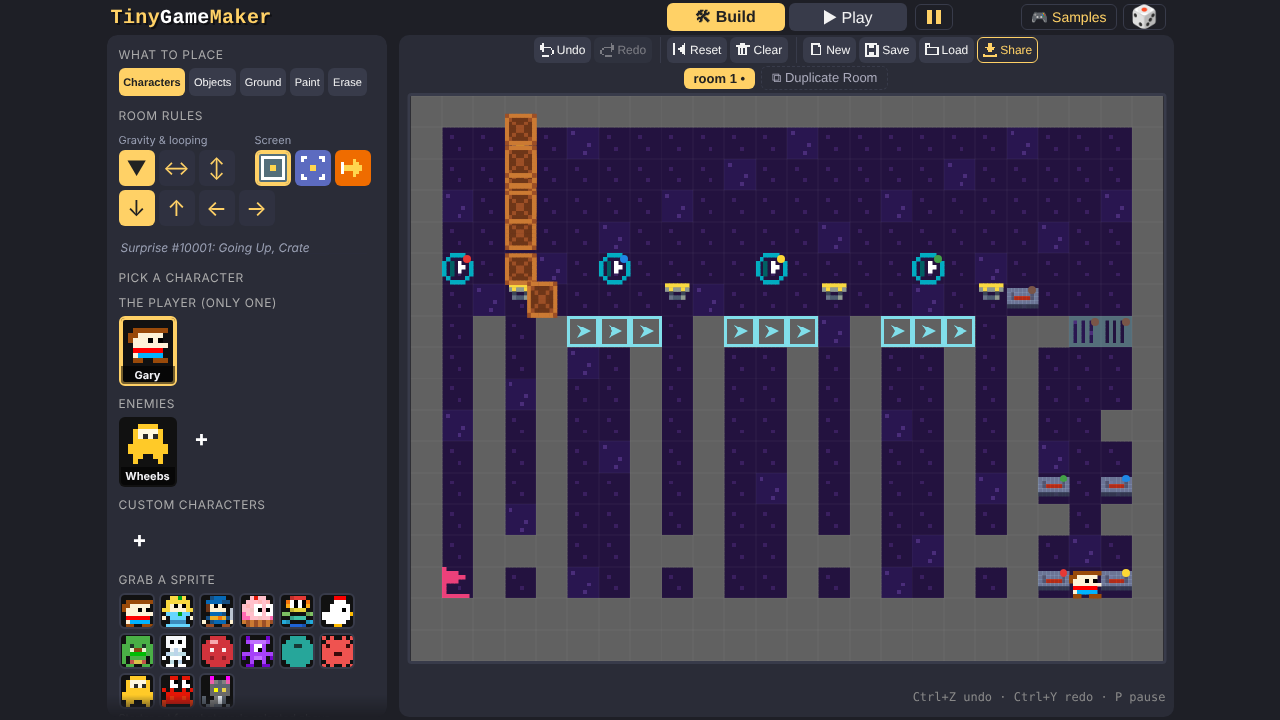
#> input picture prototypes/crate-escape.png, 1280 x 720 px, given in place of source_box.jpg, which was not available
$ python snap_box.py 5 3 1.0
#> lines starting #> are read from the running program, lines starting #| are printed output that depends on the picture; after the words box and inside, x2 and y2 are one past the last pixel; in counts of white or black regions, pixels touching at a corner belong together
import sys, os, json, numpy as np
from PIL import Image, ImageEnhance
from scipy import ndimage as ndi
CELL=int(sys.argv[1]) if len(sys.argv)>1 else 6
NCOL=int(sys.argv[2]) if len(sys.argv)>2 else 64
SAT=float(sys.argv[3]) if len(sys.argv)>3 else 1.15
im=np.array(Image.open(os.environ.get('BOX_SRC','source_box.jpg')).convert('RGB')).astype(np.int32); H,W,_=im.shape
#> after `H, W, _ = im.shape`: H = 720; W = 1280
near=(im.min(axis=2)>=225)&((im.max(axis=2)-im.min(axis=2))<18)
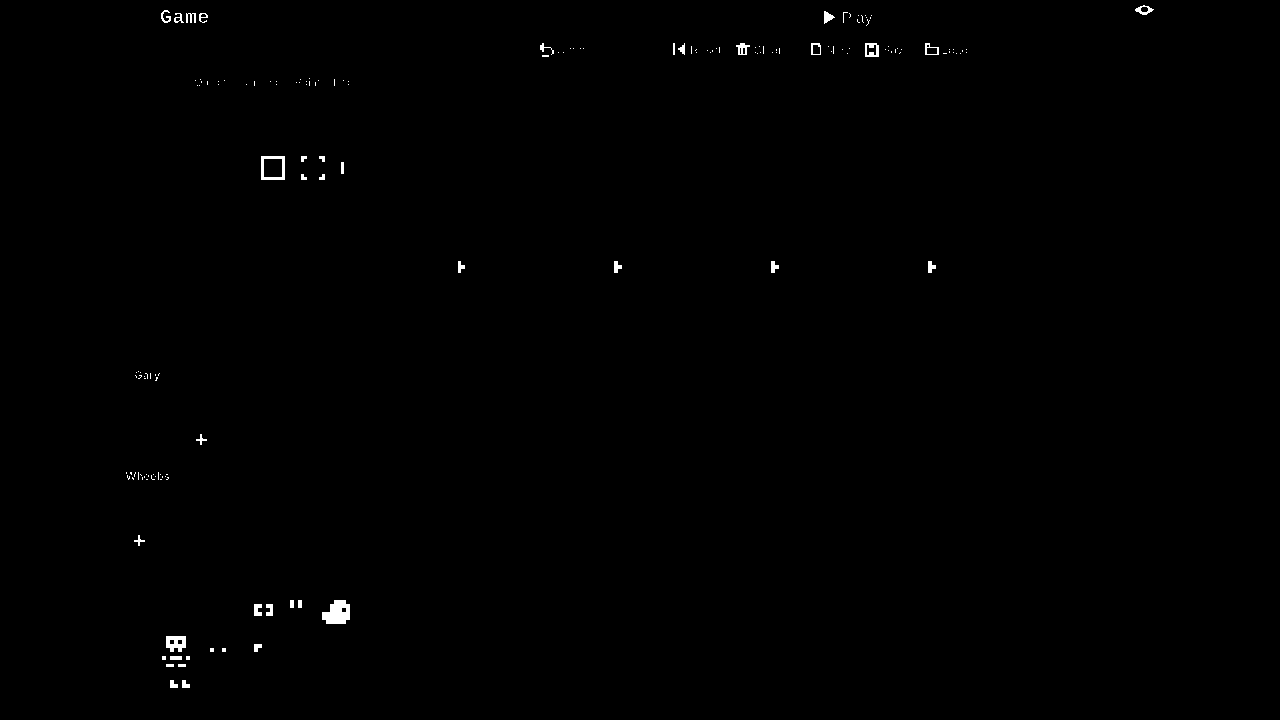
#> near: shape (720, 1280) bool; 0.34% white; 161 white regions (124 under 20 px), largest, box (x1, y1, x2, y2) and area: (322, 600, 350, 624) 496, (261, 156, 285, 180) 252, (166, 636, 186, 652) 240
lab,n=ndi.label(near); edge=set(np.unique(np.concatenate([lab[0],lab[-1],lab[:,0],lab[:,-1]])))-{0}
#> after `lab, n = ndi.label(near)`: lab: shape (720, 1280) int32; 189 distinct labels, from 0 to 188
#> after `lab, n = ndi.label(near)`: n = 188
#> after `edge = set(np.unique(np.concatenate([lab[0], lab[-1], lab[:, 0], lab[:`: edge = 0 items
fg=~np.isin(lab,list(edge)); fg=ndi.binary_opening(fg,iterations=2); fg=ndi.binary_fill_holes(fg)
#> after `fg = ~np.isin(lab, list(edge))`: fg: shape (720, 1280) bool; every value is 1
#> after `fg = ndi.binary_opening(fg, iterations=2)`:
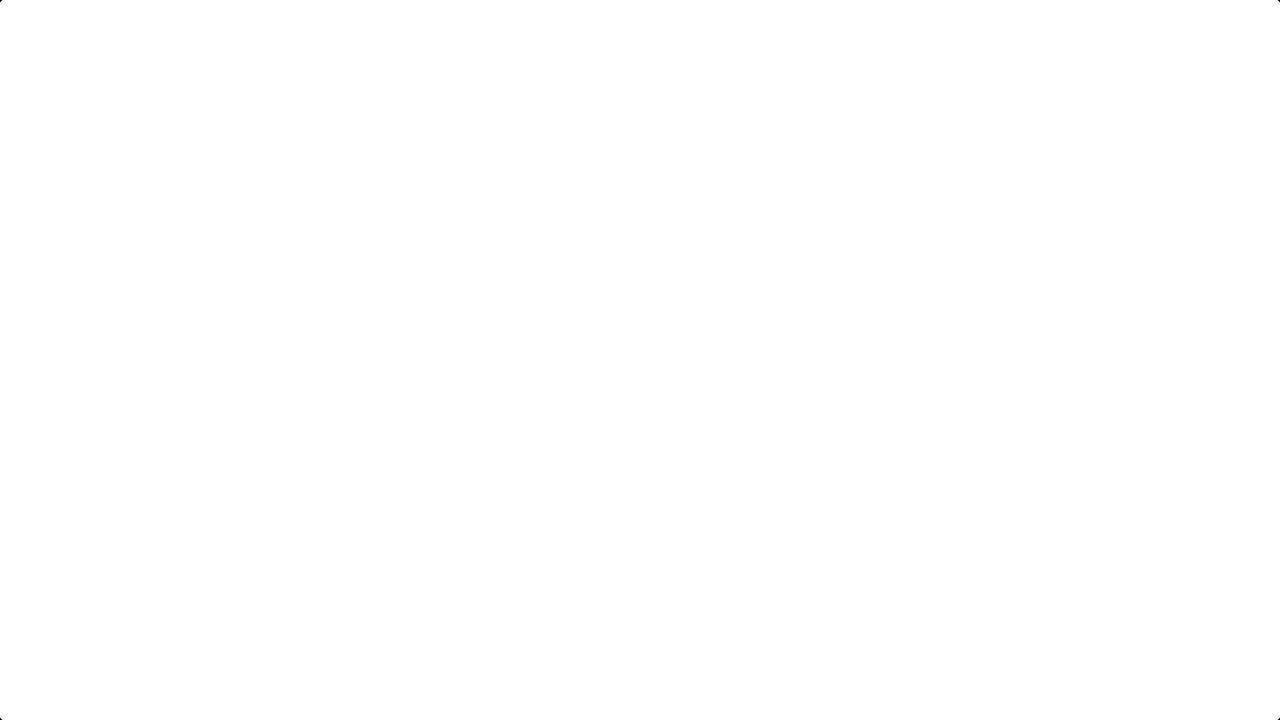
#> fg: shape (720, 1280) bool; 100% white; black in thin lines or dots
lab,n=ndi.label(fg); sz=ndi.sum(fg,lab,range(1,n+1)); fg=np.isin(lab,[i+1 for i,s in enumerate(sz) if s>3000])
#> after `lab, n = ndi.label(fg)`: lab: shape (720, 1280) int32; values 0 (black) and 1 (white), 100% white; black in thin lines or dots
#> after `lab, n = ndi.label(fg)`: n = 1
#> after `sz = ndi.sum(fg, lab, range(1, n + 1))`: sz = [921588]
ys,xs=np.where(fg); pad=CELL
y0,y1,x0,x1=max(0,ys.min()-pad),min(H,ys.max()+pad),max(0,xs.min()-pad),min(W,xs.max()+pad)
#> y0 = 0; y1 = 720; x0 = 0; x1 = 1280
im=im[y0:y1,x0:x1]; fg=fg[y0:y1,x0:x1]; H,W=fg.shape; gh,gw=H//CELL,W//CELL
#> after `gh, gw = (H // CELL, W // CELL)`: gh = 144; gw = 256
im=im[:gh*CELL,:gw*CELL]; fg=fg[:gh*CELL,:gw*CELL]
m=fg.astype(np.float32)[...,None]
cs=(im*m).reshape(gh,CELL,gw,CELL,3).sum(axis=(1,3)); cn=m.reshape(gh,CELL,gw,CELL,1).sum(axis=(1,3))
#> after `cn = m.reshape(gh, CELL, gw, CELL, 1).sum(axis=(1, 3))`: cn: shape (144, 256, 1) float32; values 22 (black) and 25 (white), 100% white; black in thin lines or dots
cell=cs/np.maximum(cn,1); alpha=(cn[...,0]/(CELL*CELL))>0.5
#> after `alpha = cn[..., 0] / (CELL * CELL) > 0.5`: alpha: shape (144, 256) bool; every value is 1
small=ImageEnhance.Color(Image.fromarray(np.clip(cell,0,255).astype(np.uint8))).enhance(SAT)
q=small.quantize(colors=NCOL,method=Image.Quantize.MEDIANCUT,dither=Image.Dither.NONE).convert('RGB')
out=np.array(q); out[out.sum(axis=2)<110]=(26,16,32)
rgba=np.dstack([out,(alpha*255).astype(np.uint8)])
import colorsys
hsv=np.array([[colorsys.rgb_to_hsv(*(p/255)) for p in row] for row in cell]); hue=hsv[...,0]*360; sat=hsv[...,1]; val=hsv[...,2]
#> after `hsv = np.array([[colorsys.rgb_to_hsv(*p / 255) for p in row] for row i`: hsv: shape (144, 256, 3) float64; mean of channels 0, 1, 2 0.531, 0.31, 0.279
#> after `hue = hsv[..., 0] * 360`:
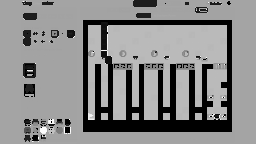
#> hue: shape (144, 256) float64; min 0, max 359.9, mean 191.2; drawn with min black and max white
#> after `sat = hsv[..., 1]`:
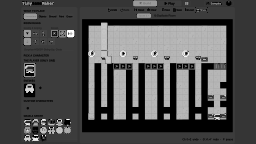
#> sat: shape (144, 256) float64; min 0, max 1, mean 0.31
#> after `val = hsv[..., 2]`:
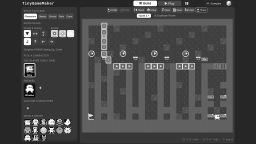
#> val: shape (144, 256) float64; min 0.0275, max 1, mean 0.279
yy,xx=np.mgrid[0:gh,0:gw]
def nearest(pal,c): return min(pal,key=lambda p:sum((a-b)**2 for a,b in zip(p,c)))
GEM=[(150,235,252),(40,196,246),(24,140,236),(34,92,206)]
gem=(yy>30)&(yy<62)&(xx>170)&(xx<216)&(hue>165)&(hue<235)&(sat>0.5)&(val>0.55)&alpha
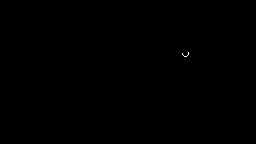
#> gem: shape (144, 256) bool; 0.03% white in thin lines or dots, all inside (x1, y1, x2, y2) = (182, 52, 189, 57)
for y,x in zip(*np.where(gem)): rgba[y,x,:3]=nearest(GEM,tuple(cell[y,x]*1.05))
#> this loop made 10 passes
#> (y, x) on passes 1 to 10: (52, 188), (53, 182), (53, 188), (54, 182), (54, 188), (55, 183), (55, 187), (56, 184), (56, 185), (56, 186)
#> rgba: shape (144, 256, 4); mean R, G, B, A 56.2, 52.2, 66.5, 255
GRN=[(120,226,70),(50,190,40),(28,140,34)]
grn=(yy>62)&(yy<110)&(xx>30)&(xx<90)&(hue>70)&(hue<165)&(sat>0.35)&alpha
#> grn: shape (144, 256) bool; every value is 0
for y,x in zip(*np.where(grn)): rgba[y,x,:3]=nearest(GRN,tuple(cell[y,x]*1.05))
#> this loop made 0 passes
print('gem',int(gem.sum()),'green',int(grn.sum()))
#| gem 10 green 0
g=Image.fromarray(rgba,'RGBA'); g.save('box2_1x.png')
big=g.resize((gw*CELL,gh*CELL),Image.NEAREST); big.save('box2.png')
d=Image.new('RGBA',big.size,(32,34,58,255)); d.alpha_composite(big); d.save('box2_preview_dark.png'); print(gw,gh); json.dump(dict(x0=int(x0),y0=int(y0),cell=CELL,gw=int(gw),gh=int(gh)),open(os.environ.get('BOX_OFF','box2_offset.json'),'w'))
#> after `d = Image.new('RGBA', big.size, (32, 34, 58, 255))`:
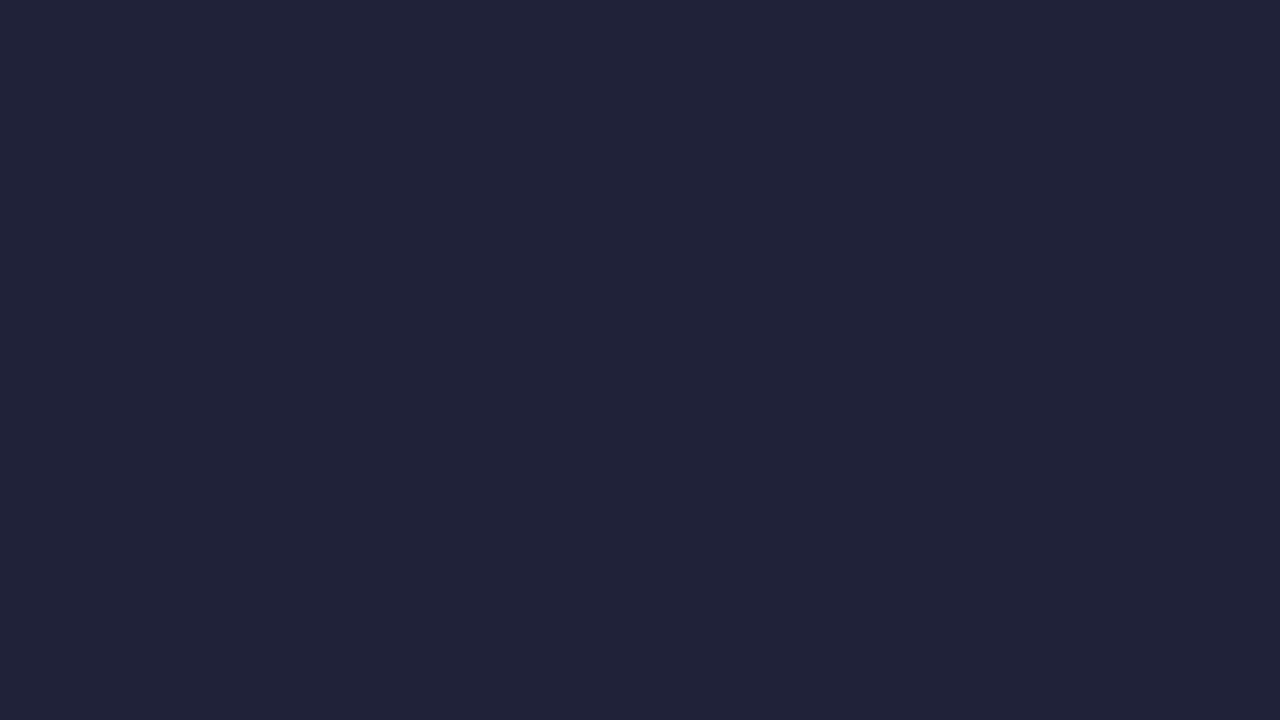
#> d: PIL image 1280x720 RGBA; mean R, G, B, A 32, 34, 58, 255
#| 256 144
